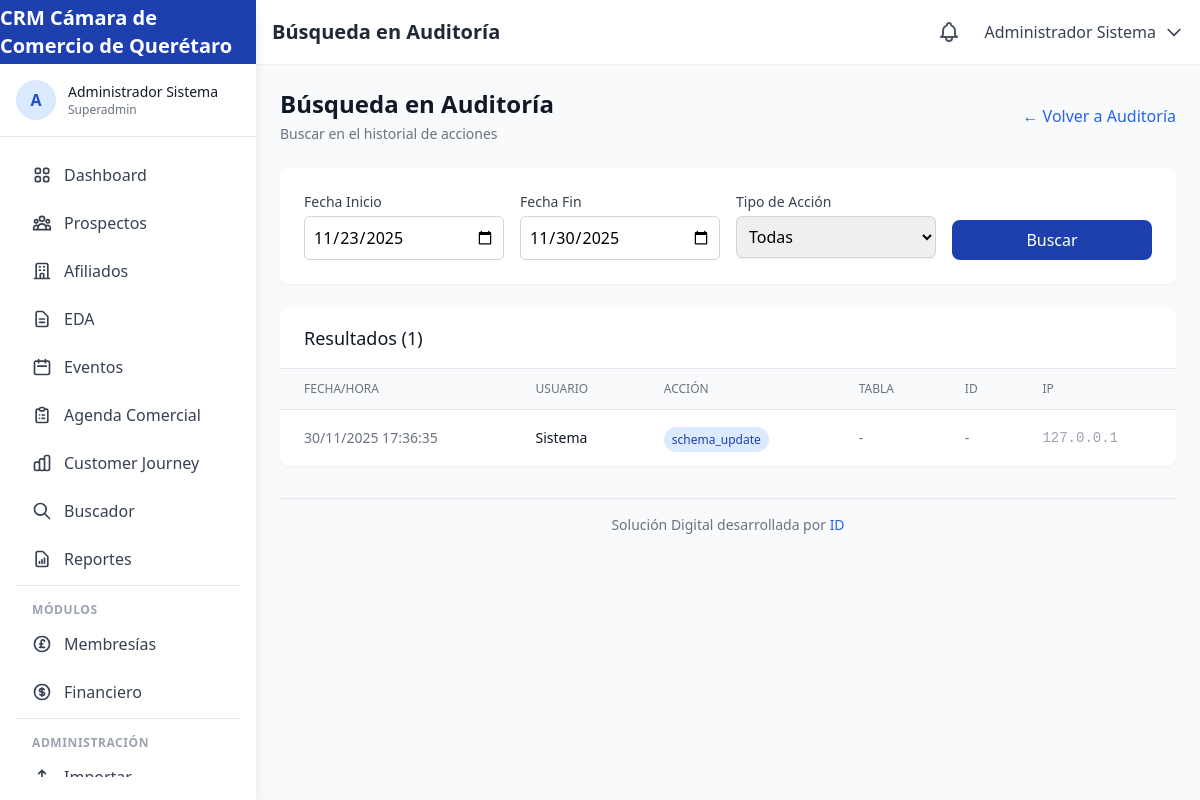
The page /auditoria/buscar (signed in) on the database its author committed.
### tables this page shows
CREATE TABLE IF NOT EXISTS `audit_log` (
    `id` INT UNSIGNED AUTO_INCREMENT PRIMARY KEY,
    `user_id` INT UNSIGNED,
    `action` VARCHAR(100) NOT NULL,
    `table_name` VARCHAR(100),
    `record_id` INT UNSIGNED,
    `old_values` JSON,
    `new_values` JSON,
    `ip_address` VARCHAR(45),
    `user_agent` TEXT,
    `created_at` TIMESTAMP DEFAULT CURRENT_TIMESTAMP,
    FOREIGN KEY (`user_id`) REFERENCES `users`(`id`) ON DELETE SET NULL,
    INDEX `idx_table_record` (`table_name`, `record_id`)
);

### app/views/audit/search.php (the view, shortened to what the rows shown need)
<div class="space-y-6">
    <div class="flex items-center justify-between">
        <div>
            <h2 class="text-2xl font-bold text-gray-900">Búsqueda en Auditoría</h2>
        </div>
    </div>
    <?php if (!empty($logs)): ?>
    <div class="bg-white rounded-lg shadow-sm overflow-hidden">
        <div class="overflow-x-auto">
            <table class="min-w-full divide-y divide-gray-200">
                <thead class="bg-gray-50">
                    <tr>
                        <th class="px-6 py-3 text-left text-xs font-medium text-gray-500 uppercase">Fecha/Hora</th>
                        <th class="px-6 py-3 text-left text-xs font-medium text-gray-500 uppercase">Usuario</th>
                        <th class="px-6 py-3 text-left text-xs font-medium text-gray-500 uppercase">Acción</th>
                        <th class="px-6 py-3 text-left text-xs font-medium text-gray-500 uppercase">Tabla</th>
                        <th class="px-6 py-3 text-left text-xs font-medium text-gray-500 uppercase">ID</th>
                        <th class="px-6 py-3 text-left text-xs font-medium text-gray-500 uppercase">IP</th>
                    </tr>
                </thead>
                <tbody class="divide-y divide-gray-200">
                    <?php foreach ($logs as $log): ?>
                    <tr class="hover:bg-gray-50">
                        <td class="px-6 py-4 whitespace-nowrap text-sm text-gray-500">
                            <?php echo date('d/m/Y H:i:s', strtotime($log['created_at'])); ?>
                        </td>
                        <td class="px-6 py-4 whitespace-nowrap text-sm text-gray-900">
                            <?php echo htmlspecialchars($log['user_name'] ?? 'Sistema'); ?>
                        </td>
                        <td class="px-6 py-4 whitespace-nowrap">
                            <span class="px-2 py-1 text-xs rounded-full bg-blue-100 text-blue-800">
                                <?php echo htmlspecialchars($log['action']); ?>
                            </span>
                        </td>
                        <td class="px-6 py-4 whitespace-nowrap text-sm text-gray-500">
                            <?php echo htmlspecialchars($log['table_name'] ?? '-'); ?>
                        </td>
                        <td class="px-6 py-4 whitespace-nowrap text-sm text-gray-500">
                            <?php echo $log['record_id'] ?? '-'; ?>
                        </td>
                        <td class="px-6 py-4 whitespace-nowrap text-sm text-gray-400 font-mono">
                            <?php echo htmlspecialchars($log['ip_address'] ?? '-'); ?>
                        </td>
                    </tr>
                    <?php endforeach; ?>
                </tbody>
            </table>
        </div>
    </div>
    <?php else: ?>
    <div class="bg-white rounded-lg shadow-sm p-6 text-center text-gray-500">
        No se encontraron registros con los criterios seleccionados.
    </div>
    <?php endif; ?>
</div>

### rows shown on the page
audit_log: created_at "30/11/2025 17:36:35", user_name "Sistema", action "schema_update", table_name "-", record "-", ip_address "127.0.0.1"

### other values the page prints
$siteName "CRM Cámara de Comercio de Querétaro"
mb_substr($_SESSION['user_name'] ?? 'U', 0, 1, 'UTF-8') "A"
$_SESSION['user_name'] "Administrador Sistema"
$_SESSION['user_role'] "Superadmin"
$pageTitle "Búsqueda en Auditoría"
count($logs) "1"
